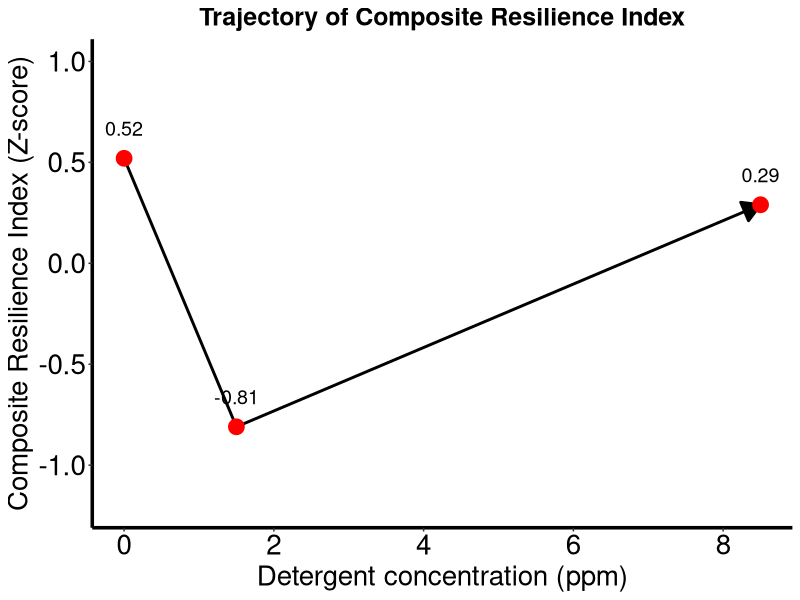
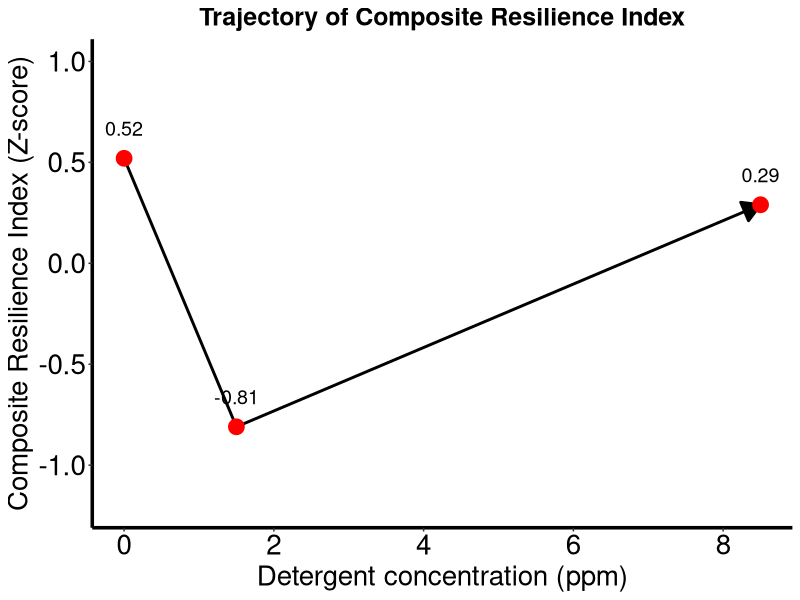

Reproduce these figures in R, in order.
# =============================================================================
# Script: composite_resilience_index.R
# Purpose: Calculate and visualize Composite Resilience Index (CRI) 
#          from life-table parameters across three treatment groups
# Author: [Your Name]
# Date: 2026-09-07
# Corresponding to: Figure [X] in the manuscript
# =============================================================================

# =============================================================================
# 1. Load required libraries
# =============================================================================
library(ggplot2)
library(grid)

# =============================================================================
# 2. Life-table raw data (mean values from Table 1)
# =============================================================================
raw_data <- data.frame(
  Pollution = c("Control", "1.5 ppm", "8.5 ppm"),
  rm = c(0.21796, 0.18449, 0.22184),
  lambda = c(1.24354, 1.20261, 1.24837),
  R0 = c(63.19, 34.86, 61.76),
  T = c(19.02, 19.25, 18.59),
  GRR = c(151.64, 70.76, 132.35),
  Fecundity = c(169.27, 113.67, 171.56)
)

# =============================================================================
# 3. Standardize data using Z-score (scale function)
# =============================================================================
scaled_data <- as.data.frame(scale(raw_data[, 2:7]))  # Only numeric columns

# =============================================================================
# 4. Calculate Composite Resilience Index (mean of Z-scores)
# =============================================================================
raw_data$CompositeResilience_Z <- round(rowMeans(scaled_data), 2)

# =============================================================================
# 5. Prepare data for plotting
# =============================================================================
resilience_data <- data.frame(
  Detergent_ppm = c(0, 1.5, 8.5),
  CompositeResilience_Z = raw_data$CompositeResilience_Z
)

# =============================================================================
# 6. Create trajectory plot with arrow
# =============================================================================
p <- ggplot(resilience_data, aes(x = Detergent_ppm, y = CompositeResilience_Z)) +
  geom_path(
    arrow = arrow(type = "closed", length = unit(0.2, "inches")),
    color = "black", size = 1.0
  ) +
  geom_point(size = 5, color = "red") +
  geom_text(aes(label = round(CompositeResilience_Z, 2)), vjust = -1.5, size = 5) +
  scale_y_continuous(limits = c(-1.2, 1)) +
  labs(
    title = "Trajectory of Composite Resilience Index",
    x = "Detergent concentration (ppm)",
    y = "Composite Resilience Index (Z-score)"
  ) +
  theme(
    panel.background = element_rect(fill = "white"),
    panel.grid.major = element_blank(),
    panel.grid.minor = element_blank(),
    axis.line = element_line(color = "black", size = 1.2),
    axis.text = element_text(color = "black", size = 20),
    axis.title = element_text(color = "black", size = 20),
    plot.title = element_text(color = "black", size = 18, face = "bold", hjust = 0.5)
  )

# =============================================================================
# 7. Display the plot
# =============================================================================
print(p)

# =============================================================================
# 8. Save the plot as JPEG
# =============================================================================
output_dir <- "./outputs/figures/"
if (!dir.exists(output_dir)) dir.create(output_dir, recursive = TRUE)

ggsave(filename = paste0(output_dir, "composite_resilience_index.jpeg"),
       plot = p, width = 8, height = 6, dpi = 300)

# =============================================================================
# 9. Print the resilience values
# =============================================================================
cat("\nComposite Resilience Index (Z-score) values:\n")
print(raw_data[, c("Pollution", "CompositeResilience_Z")])

# =============================================================================
# End of script
# =============================================================================
